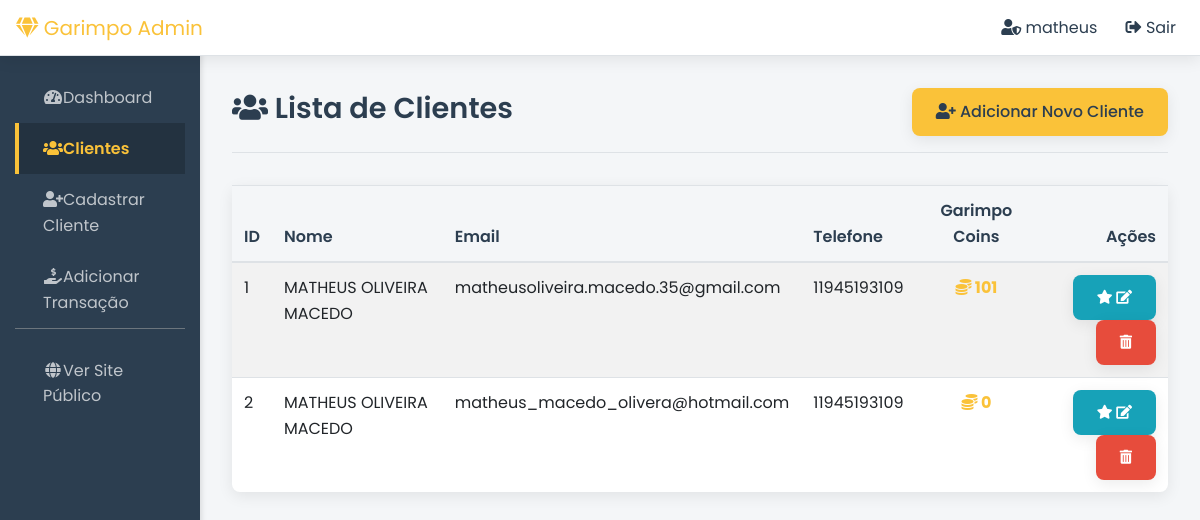
The page /admin/clientes/ (signed in) on the database its author committed.
### app.py (models this page shows, shortened)
class Admin(UserMixin, db.Model):
    id = db.Column(db.Integer, primary_key=True)
    username = db.Column(db.String(80), unique=True, nullable=False)
    email = db.Column(db.String(120), unique=True, nullable=False)
    password_hash = db.Column(db.String(256))

class Cliente(UserMixin, db.Model):
    id = db.Column(db.Integer, primary_key=True)
    nome = db.Column(db.String(100), nullable=False)
    email = db.Column(db.String(100), unique=True, nullable=False)
    telefone = db.Column(db.String(20), nullable=True)
    data_cadastro = db.Column(db.DateTime, default=datetime.utcnow)
    garimpo_coins = db.Column(db.Integer, default=0, nullable=False)
    password_hash = db.Column(db.String(256))
    transacoes = db.relationship('Transacao', backref='cliente_associado', lazy='dynamic', order_by="desc(Transacao.data_transacao)", cascade="all, delete-orphan")

### app.py (the view)
@admin_bp.route('/clientes/')
@login_required
def admin_listar_clientes():
    page = request.args.get('page', 1, type=int)
    clientes_paginados = Cliente.query.order_by(Cliente.nome).paginate(page=page, per_page=10)
    return render_template('admin/listar_clientes.html', clientes_paginados=clientes_paginados)

### app.py (called while the page is built, shortened)
@admin_login_manager.user_loader
def load_admin(admin_id):
    return db.session.get(Admin, int(admin_id))

@app.context_processor
def inject_global_vars():
    return dict(datetime=datetime)

@app.before_request
def before_first_request_funcs():
    if not getattr(app, 'db_initialized', False):
        with app.app_context():
            print("Executando inicialização do banco de dados pela primeira vez...")
            db_dir = os.path.dirname(db_file_path)
            if not os.path.exists(db_dir):
                try:
                    os.makedirs(db_dir)
                    print(f"Diretório do banco de dados criado em: {db_dir}")
                except OSError as e:
                    print(f"Erro ao criar diretório do banco de dados: {e}")
                    return
        app.db_initialized = True

### templates/admin/listar_clientes.html (shortened to what this page needs)
{% extends "admin/base_admin.html" %}
{% block admin_content %}
<div class="page-header d-flex justify-content-between align-items-center">
    <h1><i class="fas fa-users"></i> Lista de Clientes</h1>
    <a href="{{ url_for('admin.admin_cadastrar_cliente') }}" class="btn btn-primary">
        <i class="fas fa-user-plus"></i> Adicionar Novo Cliente
    </a>
</div>
<div class="card">
    <div class="card-body p-0">
        {% if clientes_paginados and clientes_paginados.items %}
            <div class="table-responsive">
                <table class="table table-hover table-striped">
                    <thead>
                        <tr>
                            <th>ID</th>
                            <th>Nome</th>
                            <th>Email</th>
                            <th>Telefone</th>
                            <th class="text-center">Garimpo Coins</th>
                            <th class="text-right">Ações</th>
                        </tr>
                    </thead>
                    <tbody>
                        {% for cliente in clientes_paginados.items %}
                        <tr>
                            <td>{{ cliente.id }}</td>
                            <td>{{ cliente.nome }}</td>
                            <td>{{ cliente.email }}</td>
                            <td>{{ cliente.telefone if cliente.telefone else '-' }}</td>
                            <td class="text-center font-weight-bold" style="color: var(--cor-principal);">
                                <i class="fas fa-coins"></i> {{ cliente.garimpo_coins }}
                            </td>
                            <td class="text-right">
                                <a href="{{ url_for('admin.admin_editar_coins', cliente_id=cliente.id) }}" class="btn btn-sm btn-info" title="Editar Coins">
                                    <i class="fas fa-star"></i> <i class="fas fa-edit"></i>
                                </a>
                                <form action="{{ url_for('admin.admin_excluir_cliente', cliente_id=cliente.id) }}" method="POST" style="display:inline;" onsubmit="return confirm('Tem certeza que deseja excluir este cliente e todas as suas transações? Esta ação não pode ser desfeita.');">
                                    <button type="submit" class="btn btn-sm btn-danger" title="Excluir Cliente">
                                        <i class="fas fa-trash-alt"></i>
                                    </button>
                                </form>
                            </td>
                        </tr>
                        {% endfor %}
                    </tbody>
                </table>
            </div>
        {% else %}
            <div class="alert alert-info m-3">Nenhum cliente registado ainda.</div>
        {% endif %}
    </div>
</div>
{% endblock %}

### templates/admin/base_admin.html (shortened to what this page needs)
<!DOCTYPE html>
<html lang="pt-br">
<head>
    <link href="https://stackpath.bootstrapcdn.com/bootstrap/4.5.2/css/bootstrap.min.css" rel="stylesheet">
    <link rel="stylesheet" href="https://cdnjs.cloudflare.com/ajax/libs/font-awesome/5.15.4/css/all.min.css">
    <link rel="stylesheet" href="{{ url_for('static', filename='css/style.css') }}">
</head>
<body>
    <nav class="navbar navbar-expand-md admin-navbar fixed-top p-0">
        <a class="navbar-brand admin-sidebar-brand col-md-3 col-lg-2 mr-0 px-3" href="{{ url_for('admin.admin_dashboard') }}">
            <i class="fas fa-gem"></i> Garimpo Admin
        </a>
        <ul class="navbar-nav px-3 ml-auto">
            <li class="nav-item text-nowrap">
                {% if current_user.is_authenticated %}
                    <span class="navbar-text mr-3 d-none d-sm-inline">
                        <i class="fas fa-user-shield"></i> {{ current_user.username }}
                    </span>
                    <a class="nav-link d-inline-block" href="{{ url_for('auth.logout_admin') }}" title="Sair da Área Administrativa">
                        <i class="fas fa-sign-out-alt"></i> <span class="d-none d-sm-inline">Sair</span>
                    </a>
                {% else %}
                     <a class="nav-link d-inline-block" href="{{ url_for('auth.login_admin') }}">
                        <i class="fas fa-sign-in-alt mr-1"></i>Entrar (Admin)
                    </a>
                {% endif %}
            </li>
        </ul>
    </nav>
    <div class="container-fluid">
        <div class="row">
            <nav id="sidebarMenu" class="col-md-3 col-lg-2 d-md-block admin-sidebar sidebar collapse">
                <div class="sidebar-sticky pt-3">
                    <ul class="nav flex-column">
                        <li class="nav-item">
                            <a class="nav-link {% if request.endpoint == 'admin.admin_dashboard' %}active{% endif %}" href="{{ url_for('admin.admin_dashboard') }}">
                                <i class="fas fa-tachometer-alt fa-fw"></i>Dashboard
                            </a>
                        </li>
                        <li class="nav-item">
                            <a class="nav-link {% if 'admin_listar_clientes' in request.endpoint or 'admin_editar_coins' in request.endpoint %}active{% endif %}" href="{{ url_for('admin.admin_listar_clientes') }}">
                                <i class="fas fa-users fa-fw"></i>Clientes
                            </a>
                        </li>
                        <li class="nav-item">
                            <a class="nav-link {% if request.endpoint == 'admin.admin_cadastrar_cliente' %}active{% endif %}" href="{{ url_for('admin.admin_cadastrar_cliente') }}">
                                <i class="fas fa-user-plus fa-fw"></i>Cadastrar Cliente
                            </a>
                        </li>
                        <li class="nav-item">
                            <a class="nav-link {% if request.endpoint == 'admin.admin_adicionar_transacao' %}active{% endif %}" href="{{ url_for('admin.admin_adicionar_transacao') }}">
                                <i class="fas fa-hand-holding-usd fa-fw"></i>Adicionar Transação
                            </a>
                        </li>
                         <li class="nav-item mt-auto pt-3 border-top border-secondary">
                            <a class="nav-link" href="{{ url_for('home') }}">
                                <i class="fas fa-globe fa-fw"></i>Ver Site Público
                            </a>
                        </li>
                    </ul>
                </div>
            </nav>
            <main role="main" class="col-md-9 ml-sm-auto col-lg-10 admin-main-content">
                {% block admin_content %}{% endblock %}
            </main>
        </div>
    </div>
</body>
</html>

### static/css/style.css (style rules this page uses)
:root { --cor-principal: #fac239; --cor-principal-hover: #e7b02f; --cor-secundaria: #2c3e50; --cor-texto: #333; --cor-texto-claro: #f8f9fa; --cor-fundo: #f4f6f8; --cor-fundo-alt: #ffffff; --cor-borda: #dee2e6; --sombra-suave: 0 4px 15px rgba(0, 0, 0, 0.08); --sombra-media: 0 6px 20px rgba(0, 0, 0, 0.1); --border-radius-padrao: 0.5rem; --navbar-altura: 56px; }
body { font-family: 'Poppins', sans-serif; background-color: var(--cor-fundo); color: var(--cor-texto); line-height: 1.6; font-size: 16px; margin: 0; padding: 0; display: flex; flex-direction: column; min-height: 100vh; }
a { color: var(--cor-principal); text-decoration: none; transition: color 0.3s ease; }
h1, h2, h3, h4, h5, h6 { font-weight: 600; color: var(--cor-secundaria); margin-top: 0; }
.btn { border-radius: var(--border-radius-padrao); padding: 0.75rem 1.5rem; font-weight: 500; transition: all 0.3s ease; box-shadow: var(--sombra-suave); border: none; }
.btn-primary { background-color: var(--cor-principal); border-color: var(--cor-principal); color: var(--cor-secundaria); }
.btn-danger { background-color: #e74c3c; border-color: #e74c3c; }
.card { border: none; border-radius: var(--border-radius-padrao); box-shadow: var(--sombra-suave); margin-bottom: 1.5rem; background-color: var(--cor-fundo-alt); }
.card-body { padding: 1.5rem; }
.table { margin-bottom: 0; }
.table thead th { background-color: var(--cor-fundo); color: var(--cor-secundaria); font-weight: 600; border-bottom-width: 2px; border-color: var(--cor-borda); }
.admin-sidebar { background-color: var(--cor-secundaria); color: var(--cor-texto-claro); box-shadow: 2px 0 5px rgba(0,0,0,0.1); padding-top: var(--navbar-altura); height: 100vh; position: fixed; top: 0; left: 0; }
.admin-sidebar .nav-link { color: rgba(255,255,255,0.7); padding: 0.8rem 1.5rem; border-left: 4px solid transparent; transition: all 0.3s ease; }
.admin-sidebar .nav-link.active { color: var(--cor-principal); font-weight: 600; background-color: rgba(0,0,0,0.2); border-left-color: var(--cor-principal); }
.admin-navbar { background-color: var(--cor-fundo-alt); box-shadow: var(--sombra-suave); border-bottom: 1px solid var(--cor-borda); min-height: var(--navbar-altura); padding-left: 0; }
.admin-navbar .nav-link, .admin-navbar .navbar-text { color: var(--cor-secundaria) !important; }
.admin-main-content { padding: 2rem; margin-top: var(--navbar-altura); margin-left: 220px; }
.admin-main-content .page-header { margin-bottom: 2rem; padding-bottom: 1rem; border-bottom: 1px solid var(--cor-borda); }
.admin-main-content .page-header h1 { font-size: 1.8rem; color: var(--cor-secundaria); }

### rows shown on the page
Admin: username "matheus"
Cliente: id "1", nome "MATHEUS OLIVEIRA MACEDO", email "matheusoliveira.macedo.35@gmail.com", telefone "11945193109", garimpo_coins "101"
Cliente: id "2", nome "MATHEUS OLIVEIRA MACEDO", email "matheus_macedo_olivera@hotmail.com", telefone "11945193109", garimpo_coins "0"
